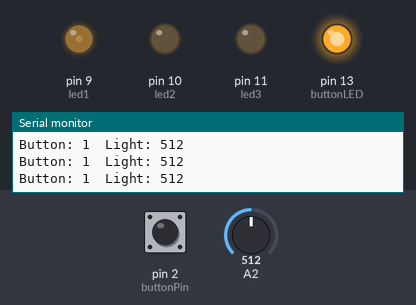
Simulated run of this sketch. Board: Arduino Uno, built with avr-gcc and run on an emulated ATmega328P. Parts: output pins drawn as LEDs (lit = HIGH), the last lines printed to the serial monitor. The inputs (shaded band) are chosen by the test bench; at power-on: A2 = 512, pin 2 (buttonPin) HIGH.

Above: at 1.2 s.
1.3 s: A2 set to 900
At 2.5 s:
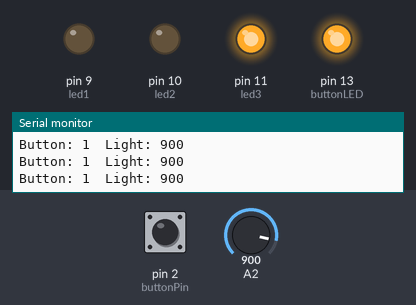
2.8 s: pin 2 (buttonPin) pulled LOW for 0.15 s
At 2.88 s:
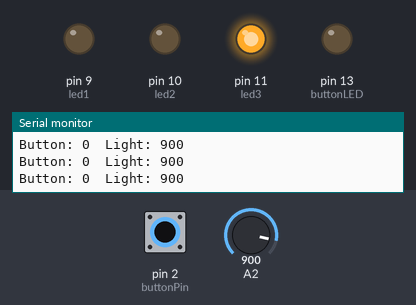
4.4 s: A2 set to 790
At 5.6 s:
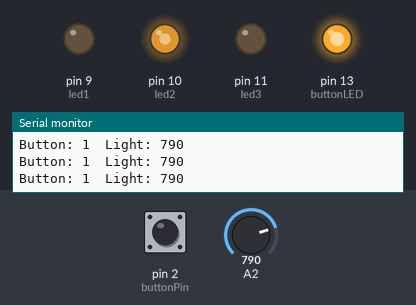
5.9 s: pin 2 (buttonPin) pulled LOW for 1 s
At 6.7 s:
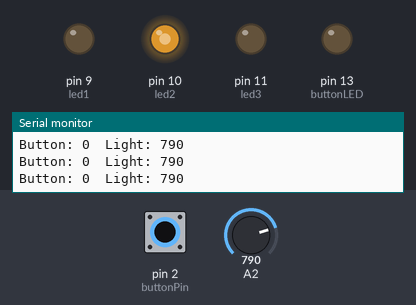
8.4 s: A2 set to 810
At 9.1 s:
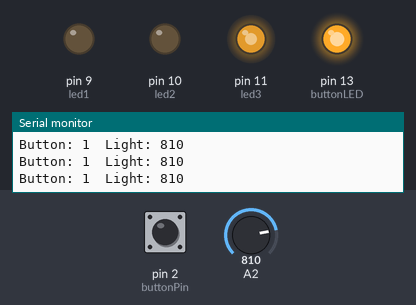
9.9 s: pin 2 (buttonPin) pulled LOW for 0.15 s
At 9.98 s:
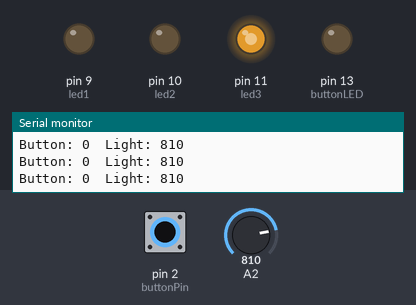
Timing chart, 0 to 12.5 s (numbered marks = the images above; inputs shaded):
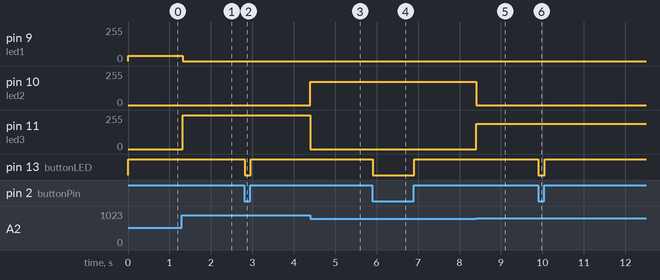

Measured:
- after the input at 1.3 s, pin 9 (led1): 40/255 → 0/255 at once; pin 11 (led3): 0/255 → 255/255 at once
- after the input at 2.8 s, pin 13 (buttonLED): HIGH → LOW at once, → HIGH 0.15 s later
- after the input at 4.4 s, pin 10 (led2): 0/255 → 176/255 at once; pin 11 (led3): 255/255 → 0/255 at once
- after the input at 5.9 s, pin 13 (buttonLED): HIGH → LOW at once, → HIGH 1.0 s later
- after the input at 8.4 s, pin 10 (led2): 176/255 → 0/255 at once; pin 11 (led3): 0/255 → 190/255 at once
- after the input at 9.9 s, pin 13 (buttonLED): HIGH → LOW at once, → HIGH 0.15 s later

The sketch:

week_9.ino
```cpp
int led1 = 9;
int led2 = 10;
int led3 = 11;
int buttonPin = 2;
int buttonLED = 13;
int brightness = 0;

void setup() {
  Serial.begin(9600);

  pinMode(led1, OUTPUT);
  pinMode(led2, OUTPUT);
  pinMode(led3, OUTPUT);

  pinMode(buttonPin, INPUT_PULLUP);
  pinMode(buttonLED, OUTPUT);
}

void loop() {
  int buttonState = digitalRead(buttonPin);

  if (buttonState == LOW) {
    digitalWrite(buttonLED, LOW);   // Pressed: LED off
  } else {
    digitalWrite(buttonLED, HIGH);  // Released: LED on
  }

  int sensorValue = analogRead(A2);

  Serial.print("Button: ");
  Serial.print(buttonState);
  Serial.print("  Light: ");
  Serial.println(sensorValue);

  sensorValue = constrain(sensorValue, 600, 900);
  brightness = map(sensorValue, 600, 900, 40, 255);

  if (sensorValue < 700) {
    analogWrite(led1, brightness);
    analogWrite(led2, 0);
    analogWrite(led3, 0);
  } else if (sensorValue < 800) {
    analogWrite(led1, 0);
    analogWrite(led2, brightness);
    analogWrite(led3, 0);
  } else {
    analogWrite(led1, 0);
    analogWrite(led2, 0);
    analogWrite(led3, brightness);
  }

  delay(30);
}
```
